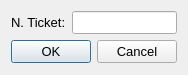
<?xml version="1.0" encoding="UTF-8"?>
<ui version="4.0">
 <class>Imprimir</class>
 <widget class="QDialog" name="Imprimir">
  <property name="geometry">
   <rect>
    <x>0</x>
    <y>0</y>
    <width>184</width>
    <height>75</height>
   </rect>
  </property>
  <property name="font">
   <font>
    <pointsize>10</pointsize>
   </font>
  </property>
  <property name="windowTitle">
   <string>Dialog</string>
  </property>
  <layout class="QFormLayout" name="formLayout">
   <item row="0" column="0">
    <widget class="QLabel" name="lbl_n_ticket">
     <property name="text">
      <string>N. Ticket:</string>
     </property>
    </widget>
   </item>
   <item row="0" column="1">
    <widget class="QLineEdit" name="le_n_ticket"/>
   </item>
   <item row="1" column="0" colspan="2">
    <widget class="QDialogButtonBox" name="bb_ok_cancel">
     <property name="orientation">
      <enum>Qt::Horizontal</enum>
     </property>
     <property name="standardButtons">
      <set>QDialogButtonBox::Cancel|QDialogButtonBox::Ok</set>
     </property>
    </widget>
   </item>
  </layout>
 </widget>
 <resources/>
 <connections>
  <connection>
   <sender>bb_ok_cancel</sender>
   <signal>accepted()</signal>
   <receiver>Imprimir</receiver>
   <slot>accept()</slot>
   <hints>
    <hint type="sourcelabel">
     <x>248</x>
     <y>254</y>
    </hint>
    <hint type="destinationlabel">
     <x>157</x>
     <y>274</y>
    </hint>
   </hints>
  </connection>
  <connection>
   <sender>bb_ok_cancel</sender>
   <signal>rejected()</signal>
   <receiver>Imprimir</receiver>
   <slot>reject()</slot>
   <hints>
    <hint type="sourcelabel">
     <x>316</x>
     <y>260</y>
    </hint>
    <hint type="destinationlabel">
     <x>286</x>
     <y>274</y>
    </hint>
   </hints>
  </connection>
 </connections>
</ui>
